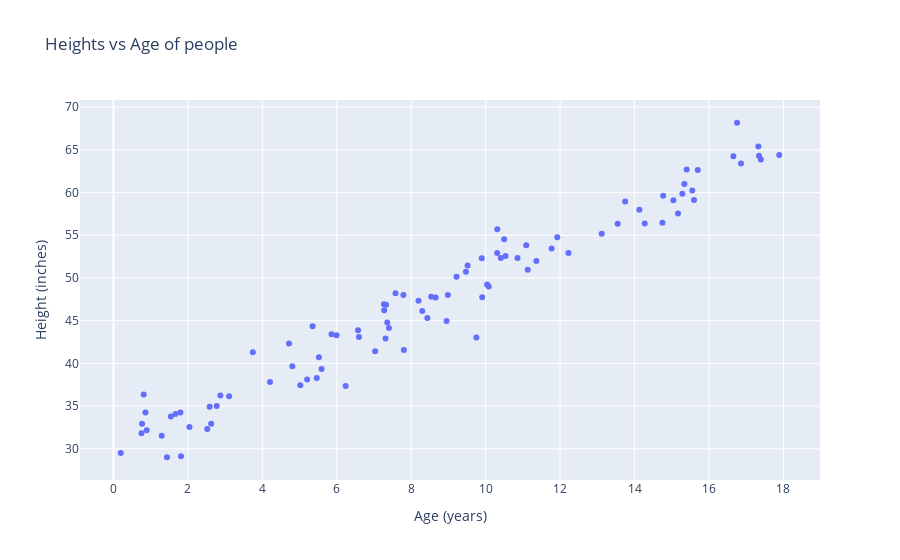

The code cell stored with this chart in its notebook:
### Code cell
fig = px.scatter(x=ages, y=heights, title='Heights vs Age of people', labels={'x':'Age (years)', 'y':'Height (inches)'})
fig.show()
